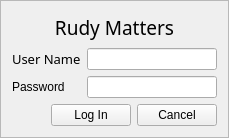
<?xml version="1.0" encoding="UTF-8"?>
<ui version="4.0">
 <class>LogIn</class>
 <widget class="QFrame" name="LogIn">
  <property name="geometry">
   <rect>
    <x>0</x>
    <y>0</y>
    <width>229</width>
    <height>138</height>
   </rect>
  </property>
  <property name="windowTitle">
   <string>LogIn</string>
  </property>
  <property name="windowIcon">
   <iconset>
    <normaloff>Icons/key.ico</normaloff>Icons/key.ico</iconset>
  </property>
  <property name="styleSheet">
   <string notr="true">QLabel{ font: 10pt &quot;Microsoft Tai Le&quot;;}
QLabel#softwareTitle{font: 75 14pt &quot;Microsoft Tai Le&quot;; }


</string>
  </property>
  <property name="frameShape">
   <enum>QFrame::StyledPanel</enum>
  </property>
  <property name="frameShadow">
   <enum>QFrame::Raised</enum>
  </property>
  <layout class="QVBoxLayout" name="verticalLayout">
   <item>
    <widget class="QLabel" name="softwareTitle">
     <property name="font">
      <font>
       <family>Microsoft Tai Le</family>
       <pointsize>14</pointsize>
       <weight>9</weight>
       <italic>false</italic>
       <bold>false</bold>
      </font>
     </property>
     <property name="text">
      <string>Rudy Matters</string>
     </property>
     <property name="alignment">
      <set>Qt::AlignCenter</set>
     </property>
    </widget>
   </item>
   <item>
    <layout class="QFormLayout" name="formLayout">
     <item row="0" column="0">
      <widget class="QLabel" name="label">
       <property name="font">
        <font>
         <family>Microsoft Tai Le</family>
         <pointsize>10</pointsize>
         <weight>50</weight>
         <italic>false</italic>
         <bold>false</bold>
        </font>
       </property>
       <property name="text">
        <string>User Name</string>
       </property>
      </widget>
     </item>
     <item row="0" column="1">
      <widget class="QLineEdit" name="username"/>
     </item>
     <item row="1" column="0">
      <widget class="QLabel" name="label_2">
       <property name="text">
        <string>Password</string>
       </property>
      </widget>
     </item>
     <item row="1" column="1">
      <widget class="QLineEdit" name="password">
       <property name="echoMode">
        <enum>QLineEdit::Password</enum>
       </property>
      </widget>
     </item>
    </layout>
   </item>
   <item>
    <layout class="QHBoxLayout" name="horizontalLayout">
     <item>
      <spacer name="horizontalSpacer">
       <property name="orientation">
        <enum>Qt::Horizontal</enum>
       </property>
       <property name="sizeHint" stdset="0">
        <size>
         <width>40</width>
         <height>20</height>
        </size>
       </property>
      </spacer>
     </item>
     <item>
      <widget class="QPushButton" name="login">
       <property name="text">
        <string>Log In</string>
       </property>
      </widget>
     </item>
     <item>
      <widget class="QPushButton" name="cancel">
       <property name="text">
        <string>Cancel</string>
       </property>
      </widget>
     </item>
    </layout>
   </item>
  </layout>
 </widget>
 <resources/>
 <connections/>
</ui>
